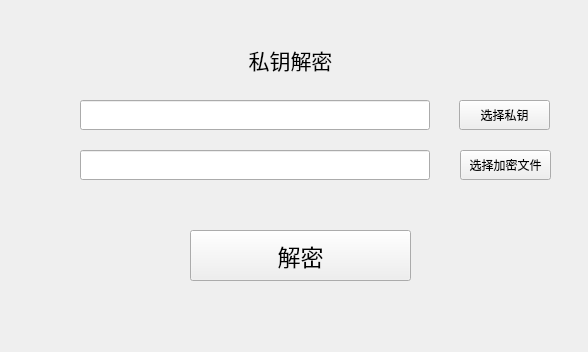
<?xml version="1.0" encoding="UTF-8"?>
<ui version="4.0">
 <class>decode</class>
 <widget class="QWidget" name="decode">
  <property name="geometry">
   <rect>
    <x>0</x>
    <y>0</y>
    <width>588</width>
    <height>352</height>
   </rect>
  </property>
  <property name="minimumSize">
   <size>
    <width>588</width>
    <height>352</height>
   </size>
  </property>
  <property name="maximumSize">
   <size>
    <width>588</width>
    <height>352</height>
   </size>
  </property>
  <property name="windowTitle">
   <string>Form</string>
  </property>
  <widget class="QPushButton" name="pushButton">
   <property name="geometry">
    <rect>
     <x>459</x>
     <y>100</y>
     <width>91</width>
     <height>30</height>
    </rect>
   </property>
   <property name="text">
    <string>选择私钥</string>
   </property>
  </widget>
  <widget class="QLineEdit" name="lineEdit">
   <property name="geometry">
    <rect>
     <x>80</x>
     <y>100</y>
     <width>350</width>
     <height>30</height>
    </rect>
   </property>
  </widget>
  <widget class="QPushButton" name="pushButton_decode">
   <property name="geometry">
    <rect>
     <x>190</x>
     <y>230</y>
     <width>221</width>
     <height>51</height>
    </rect>
   </property>
   <property name="font">
    <font>
     <pointsize>17</pointsize>
    </font>
   </property>
   <property name="text">
    <string>解密</string>
   </property>
  </widget>
  <widget class="QLabel" name="label">
   <property name="geometry">
    <rect>
     <x>230</x>
     <y>40</y>
     <width>121</width>
     <height>41</height>
    </rect>
   </property>
   <property name="text">
    <string>&lt;html&gt;&lt;head/&gt;&lt;body&gt;&lt;p align=&quot;center&quot;&gt;&lt;span style=&quot; font-size:16pt;&quot;&gt;私钥解密&lt;/span&gt;&lt;/p&gt;&lt;/body&gt;&lt;/html&gt;</string>
   </property>
  </widget>
  <widget class="QPushButton" name="pushButton_2">
   <property name="geometry">
    <rect>
     <x>460</x>
     <y>150</y>
     <width>91</width>
     <height>30</height>
    </rect>
   </property>
   <property name="text">
    <string>选择加密文件</string>
   </property>
  </widget>
  <widget class="QLineEdit" name="lineEdit_2">
   <property name="geometry">
    <rect>
     <x>80</x>
     <y>150</y>
     <width>350</width>
     <height>30</height>
    </rect>
   </property>
  </widget>
 </widget>
 <resources/>
 <connections/>
</ui>
